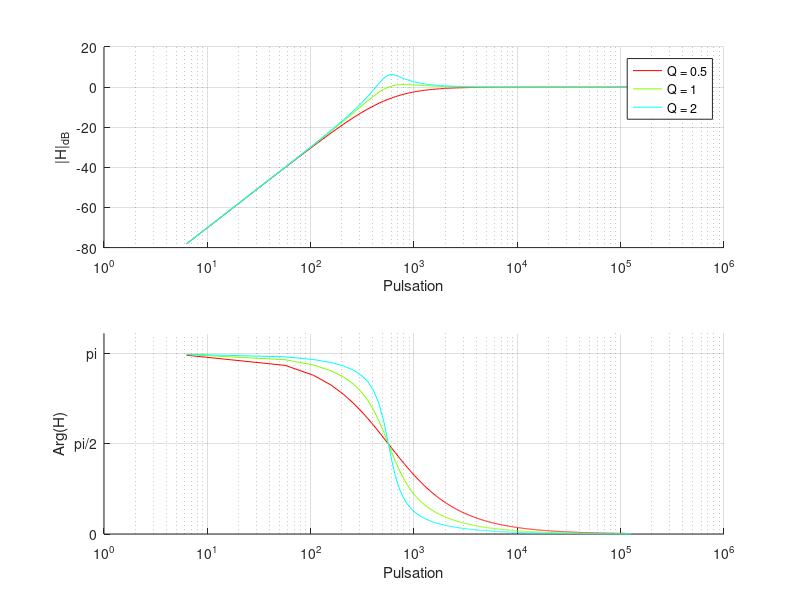

Source code (MATLAB):
%
% tf_hpbafle.m
%
% Copyright (C) 2014 Mathieu Gaborit (matael) <mathieu@matael.org>
%
%
% Distributed under WTFPL terms
%
%            DO WHAT THE FUCK YOU WANT TO PUBLIC LICENSE
%                    Version 2, December 2004
%
% Copyright (C) 2004 Sam Hocevar <sam@hocevar.net>
%
% Everyone is permitted to copy and distribute verbatim or modified
% copies of this license document, and changing it is allowed as long
% as the name is changed.
%
%            DO WHAT THE FUCK YOU WANT TO PUBLIC LICENSE
%   TERMS AND CONDITIONS FOR COPYING, DISTRIBUTION AND MODIFICATION
%
%  0. You just DO WHAT THE FUCK YOU WANT TO.
%

clear all;
close all;

A = 1;
fc = 90; % Hz
wc = 2*pi*fc;
Q = [0.5 1 2];
w = 2*pi*linspace(1, 20000, 2500);

figure(1);

couleurs = hsv(4);

for i=1:length(Q)
	q = Q(i);
	tf = A*((j*w/wc).^2)./(ones(1,length(w))+j*1/q*w./wc+(j*w/wc).^2);
	subplot(211);
	hold on;
 	semilogx(w, 20*log10(abs(tf)), 'color', couleurs(i,:));
	subplot(212);
	hold on;
	semilogx(w, arg(tf), 'color', couleurs(i,:));
end

subplot(211);
xlabel('Pulsation');
ylabel('|H|_{dB}');
legend('Q = 0.5', 'Q = 1', 'Q = 2');
grid on;

subplot(212);
xlabel('Pulsation');
ylabel('Arg(H)');
set (gca, 'ytick', [-pi -pi/2 0 pi/2 pi]);
set (gca, 'yticklabel', {'-pi' '-pi/2' '0' 'pi/2' 'pi'});
grid on;

print('-dpng', 'tf_hpbafle.png');
